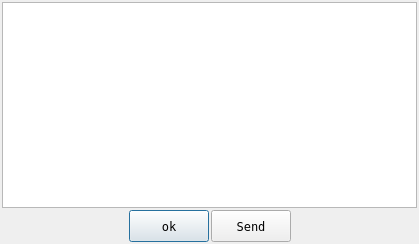
<?xml version="1.0" encoding="UTF-8"?>
<ui version="4.0">
 <class>QiwiErrorView</class>
 <widget class="QDialog" name="QiwiErrorView">
  <property name="windowModality">
   <enum>Qt::WindowModal</enum>
  </property>
  <property name="geometry">
   <rect>
    <x>0</x>
    <y>0</y>
    <width>419</width>
    <height>244</height>
   </rect>
  </property>
  <property name="font">
   <font>
    <family>DejaVu Sans Mono</family>
   </font>
  </property>
  <property name="windowTitle">
   <string>Error</string>
  </property>
  <property name="modal">
   <bool>true</bool>
  </property>
  <layout class="QVBoxLayout" name="verticalLayout">
   <property name="spacing">
    <number>2</number>
   </property>
   <property name="margin">
    <number>2</number>
   </property>
   <item>
    <widget class="QTextEdit" name="teError">
     <property name="readOnly">
      <bool>true</bool>
     </property>
    </widget>
   </item>
   <item>
    <layout class="QHBoxLayout" name="horizontalLayout">
     <item>
      <spacer name="horizontalSpacer_2">
       <property name="orientation">
        <enum>Qt::Horizontal</enum>
       </property>
       <property name="sizeHint" stdset="0">
        <size>
         <width>40</width>
         <height>20</height>
        </size>
       </property>
      </spacer>
     </item>
     <item>
      <widget class="QPushButton" name="pbOk">
       <property name="minimumSize">
        <size>
         <width>0</width>
         <height>32</height>
        </size>
       </property>
       <property name="maximumSize">
        <size>
         <width>16777215</width>
         <height>32</height>
        </size>
       </property>
       <property name="text">
        <string>ok</string>
       </property>
      </widget>
     </item>
     <item>
      <widget class="QPushButton" name="pbSend">
       <property name="minimumSize">
        <size>
         <width>0</width>
         <height>32</height>
        </size>
       </property>
       <property name="maximumSize">
        <size>
         <width>16777215</width>
         <height>32</height>
        </size>
       </property>
       <property name="text">
        <string>Send</string>
       </property>
      </widget>
     </item>
     <item>
      <spacer name="horizontalSpacer">
       <property name="orientation">
        <enum>Qt::Horizontal</enum>
       </property>
       <property name="sizeHint" stdset="0">
        <size>
         <width>40</width>
         <height>20</height>
        </size>
       </property>
      </spacer>
     </item>
    </layout>
   </item>
  </layout>
 </widget>
 <resources/>
 <connections>
  <connection>
   <sender>pbOk</sender>
   <signal>clicked()</signal>
   <receiver>QiwiErrorView</receiver>
   <slot>accept()</slot>
   <hints>
    <hint type="sourcelabel">
     <x>169</x>
     <y>224</y>
    </hint>
    <hint type="destinationlabel">
     <x>209</x>
     <y>121</y>
    </hint>
   </hints>
  </connection>
 </connections>
</ui>
